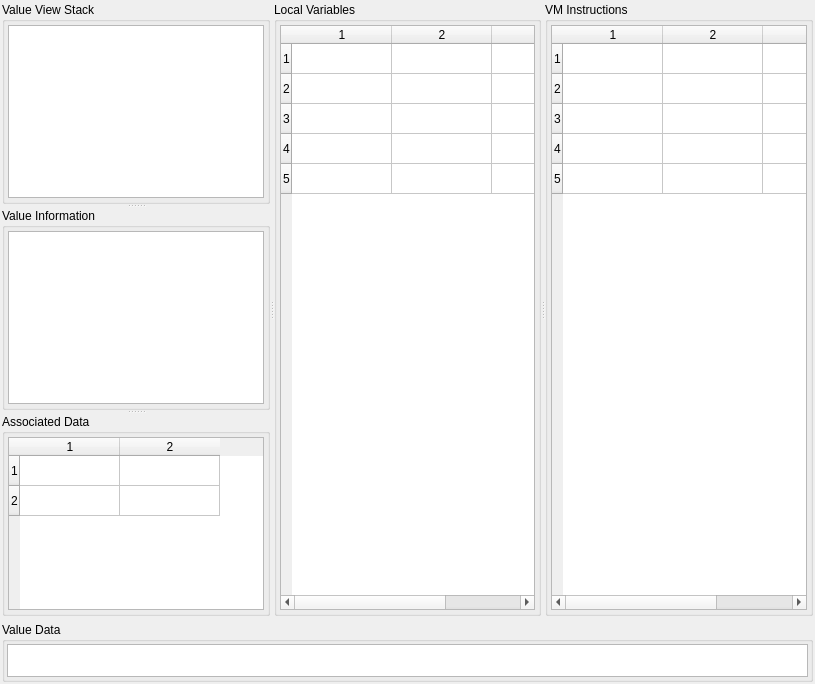
<?xml version="1.0" encoding="UTF-8"?>
<ui version="4.0">
 <class>DaoMonitor</class>
 <widget class="QWidget" name="DaoMonitor">
  <property name="geometry">
   <rect>
    <x>0</x>
    <y>0</y>
    <width>815</width>
    <height>684</height>
   </rect>
  </property>
  <property name="windowTitle">
   <string>Form</string>
  </property>
  <layout class="QVBoxLayout" name="verticalLayout_2">
   <property name="margin">
    <number>2</number>
   </property>
   <item>
    <widget class="QSplitter" name="dataSplitter">
     <property name="orientation">
      <enum>Qt::Horizontal</enum>
     </property>
     <widget class="QSplitter" name="splitter">
      <property name="orientation">
       <enum>Qt::Vertical</enum>
      </property>
      <widget class="QGroupBox" name="groupBox">
       <property name="minimumSize">
        <size>
         <width>0</width>
         <height>0</height>
        </size>
       </property>
       <property name="title">
        <string>Value View Stack</string>
       </property>
       <layout class="QVBoxLayout" name="verticalLayout">
        <property name="margin">
         <number>3</number>
        </property>
        <item>
         <widget class="QListWidget" name="wgtDataList"/>
        </item>
       </layout>
      </widget>
      <widget class="QGroupBox" name="groupBox_2">
       <property name="minimumSize">
        <size>
         <width>0</width>
         <height>50</height>
        </size>
       </property>
       <property name="title">
        <string>Value Information</string>
       </property>
       <layout class="QVBoxLayout" name="verticalLayout_4">
        <property name="margin">
         <number>3</number>
        </property>
        <item>
         <widget class="QTextBrowser" name="wgtDataInfo">
          <property name="sizePolicy">
           <sizepolicy hsizetype="Expanding" vsizetype="Expanding">
            <horstretch>0</horstretch>
            <verstretch>0</verstretch>
           </sizepolicy>
          </property>
          <property name="minimumSize">
           <size>
            <width>0</width>
            <height>0</height>
           </size>
          </property>
          <property name="maximumSize">
           <size>
            <width>16777215</width>
            <height>16777215</height>
           </size>
          </property>
         </widget>
        </item>
       </layout>
      </widget>
      <widget class="QGroupBox" name="wgtInfoTableGroup">
       <property name="minimumSize">
        <size>
         <width>0</width>
         <height>50</height>
        </size>
       </property>
       <property name="title">
        <string>Associated Data</string>
       </property>
       <layout class="QVBoxLayout" name="verticalLayout_9">
        <property name="margin">
         <number>3</number>
        </property>
        <item>
         <widget class="QTableWidget" name="wgtInfoTable">
          <property name="rowCount">
           <number>2</number>
          </property>
          <property name="columnCount">
           <number>2</number>
          </property>
          <row/>
          <row/>
          <column/>
          <column/>
         </widget>
        </item>
       </layout>
      </widget>
     </widget>
     <widget class="QGroupBox" name="wgtDataTableGroup">
      <property name="minimumSize">
       <size>
        <width>0</width>
        <height>100</height>
       </size>
      </property>
      <property name="title">
       <string>Local Variables</string>
      </property>
      <layout class="QVBoxLayout" name="verticalLayout_10">
       <property name="margin">
        <number>3</number>
       </property>
       <item>
        <widget class="QTableWidget" name="wgtDataTable">
         <property name="minimumSize">
          <size>
           <width>200</width>
           <height>0</height>
          </size>
         </property>
         <property name="toolTip">
          <string>Double click to view the data object</string>
         </property>
         <property name="rowCount">
          <number>5</number>
         </property>
         <property name="columnCount">
          <number>3</number>
         </property>
         <row/>
         <row/>
         <row/>
         <row/>
         <row/>
         <column/>
         <column/>
         <column/>
        </widget>
       </item>
      </layout>
     </widget>
     <widget class="QGroupBox" name="wgtExtraTableGroup">
      <property name="minimumSize">
       <size>
        <width>0</width>
        <height>100</height>
       </size>
      </property>
      <property name="title">
       <string>VM Instructions</string>
      </property>
      <layout class="QVBoxLayout" name="verticalLayout_11">
       <property name="margin">
        <number>3</number>
       </property>
       <item>
        <widget class="QTableWidget" name="wgtExtraTable">
         <property name="minimumSize">
          <size>
           <width>200</width>
           <height>0</height>
          </size>
         </property>
         <property name="editTriggers">
          <set>QAbstractItemView::NoEditTriggers</set>
         </property>
         <property name="rowCount">
          <number>5</number>
         </property>
         <property name="columnCount">
          <number>3</number>
         </property>
         <row/>
         <row/>
         <row/>
         <row/>
         <row/>
         <column/>
         <column/>
         <column/>
        </widget>
       </item>
      </layout>
     </widget>
    </widget>
   </item>
   <item>
    <widget class="QGroupBox" name="groupBox_4">
     <property name="maximumSize">
      <size>
       <width>16777215</width>
       <height>60</height>
      </size>
     </property>
     <property name="title">
      <string>Value Data</string>
     </property>
     <layout class="QHBoxLayout" name="horizontalLayout">
      <property name="margin">
       <number>2</number>
      </property>
      <item>
       <widget class="QTextEdit" name="wgtDataValue">
        <property name="sizePolicy">
         <sizepolicy hsizetype="Expanding" vsizetype="Expanding">
          <horstretch>0</horstretch>
          <verstretch>0</verstretch>
         </sizepolicy>
        </property>
        <property name="minimumSize">
         <size>
          <width>200</width>
          <height>0</height>
         </size>
        </property>
        <property name="maximumSize">
         <size>
          <width>16777215</width>
          <height>60</height>
         </size>
        </property>
        <property name="readOnly">
         <bool>true</bool>
        </property>
       </widget>
      </item>
     </layout>
    </widget>
   </item>
  </layout>
 </widget>
 <resources/>
 <connections/>
</ui>
